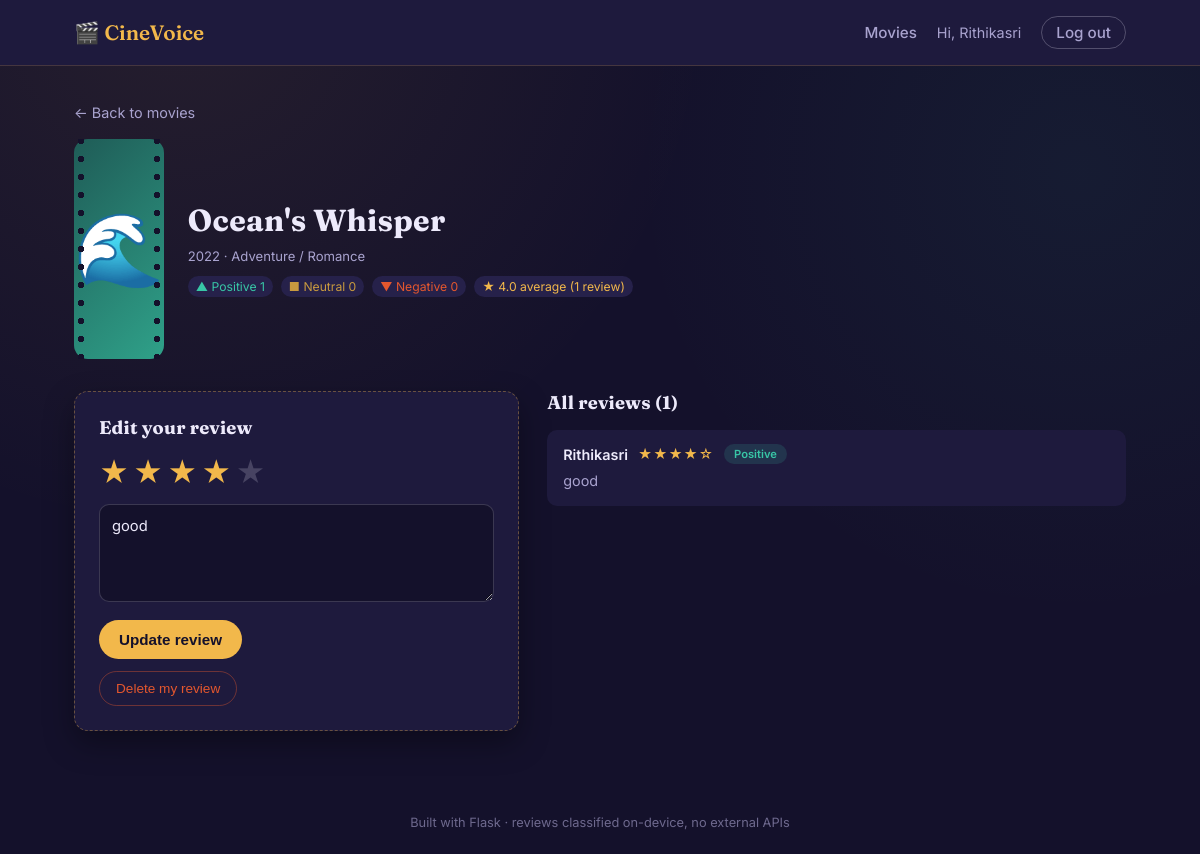
The app's page /movie/4 (signed in) with its own data.
### tables this page shows
CREATE TABLE users (
            id INTEGER PRIMARY KEY AUTOINCREMENT,
            username TEXT UNIQUE NOT NULL,
            password_hash TEXT NOT NULL,
            is_admin INTEGER NOT NULL DEFAULT 0,
            created_at TEXT NOT NULL
        );

CREATE TABLE movies (
            id INTEGER PRIMARY KEY AUTOINCREMENT,
            name TEXT NOT NULL,
            year INTEGER NOT NULL,
            poster_class TEXT NOT NULL,
            emoji TEXT NOT NULL DEFAULT '🎬',
            genre TEXT NOT NULL DEFAULT ''
        );

CREATE TABLE reviews (
            id INTEGER PRIMARY KEY AUTOINCREMENT,
            user_id INTEGER NOT NULL,
            movie_id INTEGER NOT NULL,
            rating INTEGER NOT NULL DEFAULT 3,
            review_text TEXT NOT NULL,
            sentiment TEXT NOT NULL,
            created_at TEXT NOT NULL,
            updated_at TEXT NOT NULL,
            UNIQUE(user_id, movie_id),
            FOREIGN KEY (user_id) REFERENCES users (id) ON DELETE CASCADE,
            FOREIGN KEY (movie_id) REFERENCES movies (id) ON DELETE CASCADE
        );

### app.py (the view)
    def wrapper(*args, **kwargs):
        if not session.get("user_id"):
            flash("Please log in to continue.", "error")
            return redirect(url_for("login"))
        return view_func(*args, **kwargs)

### app.py (called while the page is built)
def get_db():
    if "db" not in g:
        g.db = sqlite3.connect(DB_PATH)
        g.db.row_factory = sqlite3.Row
        g.db.execute("PRAGMA foreign_keys = ON")
    return g.db

def login_required(view_func):
    def wrapper(*args, **kwargs):
        if not session.get("user_id"):
            flash("Please log in to continue.", "error")
            return redirect(url_for("login"))
        return view_func(*args, **kwargs)
    wrapper.__name__ = view_func.__name__
    return wrapper

@app.context_processor
def inject_globals():
    return {"current_username": session.get("username"), "is_admin": session.get("is_admin", False)}

def get_movies():
    db = get_db()
    return db.execute("SELECT * FROM movies ORDER BY id").fetchall()

def get_movie_or_404(movie_id):
    db = get_db()
    movie = db.execute("SELECT * FROM movies WHERE id = ?", (movie_id,)).fetchone()
    return movie

def get_stats():
    db = get_db()
    stats = {}
    for m in get_movies():
        stats[m["id"]] = {"positive": 0, "neutral": 0, "negative": 0, "avg_rating": 0, "total": 0}
    rows = db.execute(
        "SELECT movie_id, sentiment, COUNT(*) as cnt FROM reviews GROUP BY movie_id, sentiment"
    ).fetchall()
    for row in rows:
        mid = row["movie_id"]
        if mid in stats:
            key = row["sentiment"].lower()
            if key in stats[mid]:
                stats[mid][key] = row["cnt"]
    avg_rows = db.execute(
        "SELECT movie_id, AVG(rating) as avg_rating, COUNT(*) as total FROM reviews GROUP BY movie_id"
    ).fetchall()
    for row in avg_rows:
        mid = row["movie_id"]
        if mid in stats:
            stats[mid]["avg_rating"] = round(row["avg_rating"], 1)
            stats[mid]["total"] = row["total"]
    return stats

def get_my_reviews(user_id):
    db = get_db()
    rows = db.execute(
        "SELECT movie_id, rating, review_text, sentiment FROM reviews WHERE user_id = ?",
        (user_id,),
    ).fetchall()
    return {row["movie_id"]: dict(row) for row in rows}

### templates/movie_detail.html (shortened to what this page needs)
{% extends "base.html" %}
{% block content %}
<a class="back-link" href="{{ url_for('movies') }}">&larr; Back to movies</a>
<div class="detail-head">
  <div class="poster poster-lg {{ movie.poster_class }}">
    <span class="poster-emoji">{{ movie.emoji }}</span>
  </div>
  <div class="detail-info">
    <h1>{{ movie.name }}</h1>
    <p class="movie-meta">{{ movie.year }} &middot; {{ movie.genre }}</p>
    <div class="movie-stats movie-stats-lg">
      <span class="stat stat-pos">▲ Positive {{ stats.positive }}</span>
      <span class="stat stat-neu">■ Neutral {{ stats.neutral }}</span>
      <span class="stat stat-neg">▼ Negative {{ stats.negative }}</span>
      {% if stats.total %}
      <span class="stat stat-avg">★ {{ stats.avg_rating }} average ({{ stats.total }} review{{ 's' if stats.total != 1 else '' }})</span>
      {% endif %}
    </div>
  </div>
</div>
<div class="detail-grid">
  <div class="review-form-card">
    <h2>{{ 'Edit your review' if my_review else 'Write a review' }}</h2>
    <form method="POST" action="{{ url_for('submit_single_review', movie_id=movie.id) }}">
      <div class="star-input" role="radiogroup" aria-label="Star rating">
        {% for i in range(5, 0, -1) %}
        <label for="star{{ i }}" title="{{ i }} star">★</label>
        {% endfor %}
      </div>
      <textarea name="review_text" rows="4" placeholder="What did you think of this movie?" required>{{ my_review.review_text if my_review else '' }}</textarea>
      <div class="form-actions">
        <button type="submit" class="btn-primary">{{ 'Update review' if my_review else 'Submit review' }}</button>
      </div>
    </form>
    {% if my_review %}
    <form method="POST" action="{{ url_for('delete_review', movie_id=movie.id) }}" class="delete-form"
          onsubmit="return confirm('Delete your review for {{ movie.name }}?');">
      <button type="submit" class="btn-danger-ghost">Delete my review</button>
    </form>
    {% endif %}
  </div>
  <div class="review-list">
    <h2>All reviews ({{ reviews|length }})</h2>
    {% for r in reviews %}
    <div class="review-item">
      <div class="review-item-head">
        <span class="review-user">{{ r.username }}</span>
        <span class="review-rating">{{ '★' * r.rating }}{{ '☆' * (5 - r.rating) }}</span>
        <span class="sentiment-pill sentiment-{{ r.sentiment|lower }}">{{ r.sentiment }}</span>
      </div>
      <p class="review-text">{{ r.review_text }}</p>
    </div>
    {% endfor %}
  </div>
</div>
{% endblock %}

### templates/base.html (shortened to what this page needs)
<!DOCTYPE html>
<html lang="en">
<head>
  <link rel="stylesheet" href="{{ url_for('static', filename='style.css') }}">
</head>
<body>
  {% if current_username %}
  <nav class="navbar">
    <div class="nav-inner">
      <a href="{{ url_for('movies') }}" class="brand">🎬 CineVoice</a>
      <div class="nav-links">
        <a href="{{ url_for('movies') }}">Movies</a>
        <span class="nav-user">Hi, {{ current_username }}</span>
        <a href="{{ url_for('logout') }}" class="btn-ghost">Log out</a>
      </div>
    </div>
  </nav>
  {% endif %}
  <main class="page">
    {% block content %}{% endblock %}
  </main>
  <footer class="site-footer">Built with Flask &middot; reviews classified on-device, no external APIs</footer>
</body>
</html>

### records on screen
users: username "Rithikasri"
movies: emoji "🌊", name "Ocean's Whisper", year "2022", genre "Adventure / Romance"
reviews: review_text "good", username "Rithikasri", rating "★★★★", rating "☆", sentiment "Positive"

### other values on screen
{{ stats.positive }} "1"
{{ stats.neutral }} "0"
{{ stats.negative }} "0"
{{ stats.avg_rating }} "4.0"
{{ stats.total }} "1"
{{ 'Edit your review' if my_review else 'Write a review' }} "Edit your review"
{{ 'Update review' if my_review else 'Submit review' }} "Update review"
{{ reviews|length }} "1"
